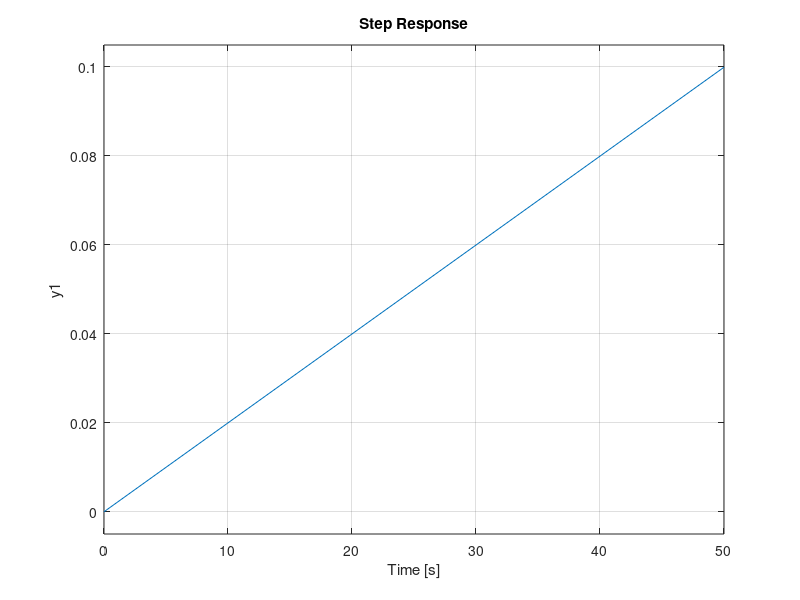

This chart was generated by the following MATLAB code: (Note: this script raises an error after producing the figure.)
clc , clear all , close all 

%% -----------------------DC MOTOR SPEED CONTROL---------------

%% ----- System Parameters-----
J = 0.01 ;  % Moment of Inertia (kg.m^2)
b = 0.1  ;  % Viscous Friction Coefficient (N.m.s)
R = 1    ;  % Resistane (Ohm)
L = 0.5  ;  % Inuctance (H)
Kt = 0.01;  % Motor Torque Constant (N.m/A)
Ke = 0.01;  % Back-EMF Constant (V/rad/s)

% Transfer Function
num = Kt ;
den = [(J*L) (J*R + b*L) b*R + Kt*Ke];
G = tf(num,den)

% Poles of System 
disp("Poles:")
p = pole(G)

%% ----- Response of System -----
figure(1)
% Step Response
t = [0 50];
step(G,t)
disp("System Performance:")
S = stepinfo(G)
title('DC Motor Step Response - Open Loop')

figure(2)
% Impulse Response
impulse(G)
title('DC Motor Impulse Response - Open Loop')

%% ----- Single Parameter Effect -----

t = 0:0.01:8;
R = 1 ; J = 0.01 ;  b = 0.1  ;  L = 0.5  ; Kt = 0.01;  Ke = 0.01;


%% Effect of Resistance
figure(3)
R_val = [0.5, 1, 2, 5];
for i = 1:length(R_val)
    R = R_val(i);
    num = Kt;
    den = [(J*L) (J*R + b*L) b*R + Kt*Ke];
    G_R = tf(num,den);
    [y,x] = step(G_R,t) ; hold on 
    plot(x,y,'LineWidth',2)
    fprintf('Poles at R = %.2f \n',R)
    p_R = pole(G_R)
    info_R = stepinfo(G_R);
    fprintf('System Performance at R = %.2f : \n',R)
    fprintf('   Rise Time : %.3f s \n',info_R.RiseTime)
    fprintf('   Peak Time : %.3f s \n',info_R.PeakTime)
    fprintf('   Settling Time : %.3f s \n',info_R.SettlingTime)
    fprintf('   Overshoot Time : %.3f \n',info_R.Overshoot)
    grid on 
end
legend('R = 0.5' , 'R = 1' , 'R = 2' , 'R = 5',Location='best')
title ('Effect of Reistance on Speed Response')

%% Effect of Moment of Inertia    
figure(4)
J_val = [0.005, 0.01, 0.05, 0.1];
% J_val = [0.005, 0.01,0.02,0.03,0.04, 0.05, 0.1,0.2,0.3, 0.4 , 0.5 , 0.6 , 0.7 , 0.8 ,0.9 ,1];
for i = 1:length(J_val)
    J = J_val(i);
    num = Kt;
    den = [(J*L) (J*R + b*L) b*R + Kt*Ke];
    G_J = tf(num,den);
    [y,x] = step(G_J,t) ; hold on 
    plot(x,y,'LineWidth',2)
    fprintf('Poles at J = %.3f \n',J)
    p_J = pole(G_J)
    info_J = stepinfo(G_J);
    fprintf('System Performance at J = %.2f : \n',J)
    fprintf('   Rise Time : %.3f s \n',info_J.RiseTime)
    fprintf('   Peak Time : %.3f s \n',info_J.PeakTime)
    fprintf('   Settling Time : %.3f s \n',info_J.SettlingTime)
    fprintf('   Overshoot Time : %.3f \n',info_J.Overshoot)
    grid on 
end
legend('J = 0.005' , 'J = 0.01' , 'J = 0.05' , 'J = 0.1',Location='best')
title ('Effect of Inertia on Speed Response')

%% Effect of Friction
figure(5)
b_val = [0.01, 0.1, 0.5, 1];
% b_val = [0.01,0.02,0.03,0.04,0.05,0.06,0.07,0.08,0.09, 0.1, 0.5, 1];
for i = 1:length(b_val)
    b = b_val(i);
    num = Kt;
    den = [(J*L) (J*R + b*L) b*R + Kt*Ke];
    G_b = tf(num,den);
    [y,x] = step(G_b,t) ; hold on 
    plot(x,y,'LineWidth',2)
    fprintf('Poles at b = %.2f \n',b)
    p_b = pole(G_b)
    info_b = stepinfo(G_b);
    fprintf('System Performance at b = %.2f : \n',b)
    fprintf('   Rise Time : %.3f s \n',info_b.RiseTime)
    fprintf('   Peak Time : %.3f s \n',info_b.PeakTime)
    fprintf('   Settling Time : %.3f s \n',info_b.SettlingTime)
    fprintf('   Overshoot Time : %.3f \n',info_b.Overshoot)
    grid on 
end
legend('b = 0.01' , 'b = 0.1' , 'b = 0.5' , 'b = 1',Location='best')
title ('Effect of Friction on Speed Response')

%% Effect of Inductance
figure(6)
L_val = [0.01, 0.1, 0.5, 1];
% L_val = [0.01, 0.02,0.03,0.04,0.05,0.06,0.07,0.08,0.09,0.1,0.2,0.3,0.4, 0.5, 1];
for i = 1:length(L_val)
    L = L_val(i);
    num = Kt;
    den = [(J*L) (J*R + b*L) b*R + Kt*Ke];
    G_L = tf(num,den);
    [y,x] = step(G_L,t) ; hold on 
    plot(x,y,'LineWidth',2)
    fprintf('Poles at L = %.2f \n',L)
    p_L = pole(G_L)
    info_L = stepinfo(G_L);
    fprintf('System Performance at L = %.2f : \n',L)
    fprintf('   Rise Time : %.3f s \n',info_L.RiseTime)
    fprintf('   Peak Time : %.3f s \n',info_L.PeakTime)
    fprintf('   Settling Time : %.3f s \n',info_L.SettlingTime)
    fprintf('   Overshoot Time : %.3f \n',info_L.Overshoot)
    grid on 
end
legend('L = 0.01' , 'L = 0.1' , 'L = 0.5' , 'L = 0.1',Location='best')
title ('Effect of Inductance on Speed Response')
